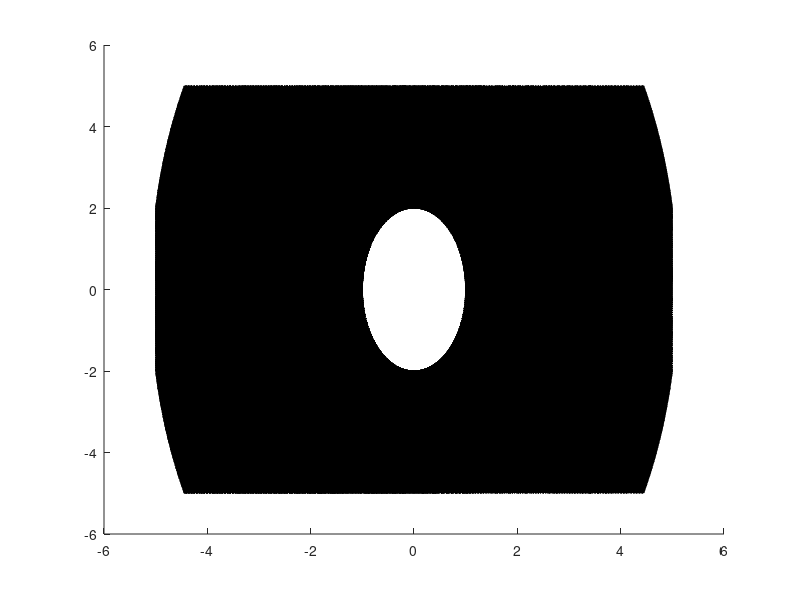

Recreate this plot in MATLAB. (Note: this script raises an error after producing the figure.)
% 定义 x, y, z 的范围
[x, y, z] = meshgrid(-5:0.05:5, -5:0.05:5, -10:0.05:10);

% 定义方程
F = 4*x.^2 + y.^2 - z.^2;

% 绘制等值面（F = 4）
p = patch(isosurface(x, y, z, F, 4));
p.FaceColor = 'red';   % 设置等值面颜色为红色
p.EdgeColor = 'none';  % 去掉等值面的边缘线，使图形更光滑

% 添加等值面的法线，增强立体感
isonormals(x, y, z, F, p);

% 美化图形
colormap('jet');       % 设置颜色映射
shading interp;        % 平滑着色
axis equal;            % 保持比例
xlabel('X');           % 添加X轴标签
ylabel('Y');           % 添加Y轴标签
zlabel('Z');           % 添加Z轴标签
title('双叶双曲面: 4x^2 + y^2 - z^2 = 4');  % 添加标题
grid on;               % 显示网格
camlight;              % 添加光源
lighting gouraud;      % 设置光照效果

% 调整视图角度
view(3);               % 设置三维视图
